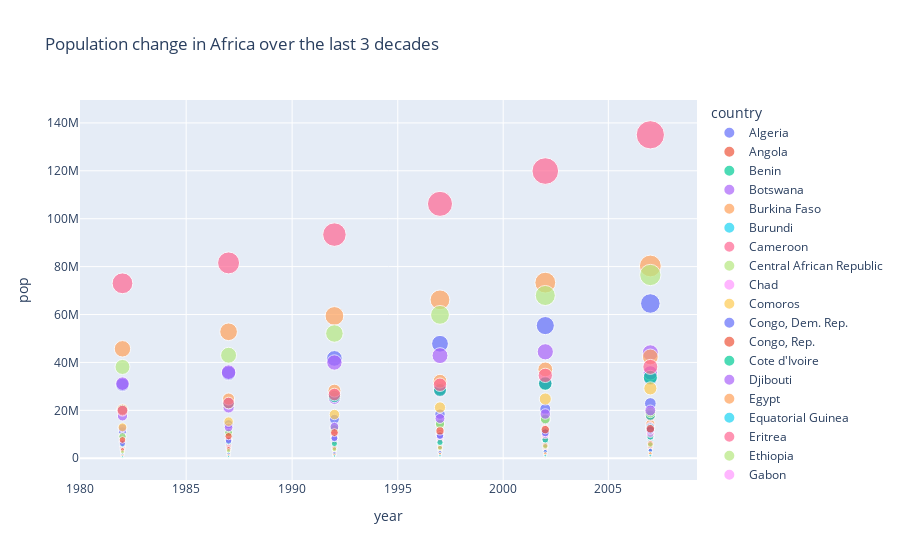

Source (notebook cell):
### Code cell
fig = px.scatter(africa_data_3decades, x="year", y="pop",
                 hover_name="country",size="pop", color="country",
                log_x=True,
                title = "Population change in Africa over the last 3 decades ")
fig.show()

### Figure 1 — Plotly figure (JSON) as saved in the notebook; plotly's stock layout.template omitted (floating-point values rounded to 4 significant figures)
{"data": [{"hovertemplate": "<b>%{hovertext}</b><br><br>country=Algeria<br>year=%{x}<br>pop=%{marker.size}<extra></extra>", "hovertext": ["Algeria", "Algeria", "Algeria", "Algeria", "Algeria", "Algeria"], "legendgroup": "Algeria", "marker": {"color": "#636efa", "size": [20033753, 23254956, 26298373, 29072015, 31287142, 33333216], "sizemode": "area", "sizeref": 337600.0, "symbol": "circle"}, "mode": "markers", "name": "Algeria", "orientation": "v", "showlegend": true, "type": "scatter", "x": [1982, 1987, 1992, 1997, 2002, 2007], "xaxis": "x", "y": [20033753, 23254956, 26298373, 29072015, 31287142, 33333216], "yaxis": "y"}, {"hovertemplate": "<b>%{hovertext}</b><br><br>country=Angola<br>year=%{x}<br>pop=%{marker.size}<extra></extra>", "hovertext": ["Angola", "Angola", "Angola", "Angola", "Angola", "Angola"], "legendgroup": "Angola", "marker": {"color": "#EF553B", "size": [7016384, 7874230, 8735988, 9875024, 10866106, 12420476], "sizemode": "area", "sizeref": 337600.0, "symbol": "circle"}, "mode": "markers", "name": "Angola", "orientation": "v", "showlegend": true, "type": "scatter", "x": [1982, 1987, 1992, 1997, 2002, 2007], "xaxis": "x", "y": [7016384, 7874230, 8735988, 9875024, 10866106, 12420476], "yaxis": "y"}, {"hovertemplate": "<b>%{hovertext}</b><br><br>country=Benin<br>year=%{x}<br>pop=%{marker.size}<extra></extra>", "hovertext": ["Benin", "Benin", "Benin", "Benin", "Benin", "Benin"], "legendgroup": "Benin", "marker": {"color": "#00cc96", "size": [3641603, 4243788, 4981671, 6066080, 7026113, 8078314], "sizemode": "area", "sizeref": 337600.0, "symbol": "circle"}, "mode": "markers", "name": "Benin", "orientation": "v", "showlegend": true, "type": "scatter", "x": [1982, 1987, 1992, 1997, 2002, 2007], "xaxis": "x", "y": [3641603, 4243788, 4981671, 6066080, 7026113, 8078314], "yaxis": "y"}, {"hovertemplate": "<b>%{hovertext}</b><br><br>country=Botswana<br>year=%{x}<br>pop=%{marker.size}<extra></extra>", "hovertext": ["Botswana", "Botswana", "Botswana", "Botswana", "Botswana", "Botswana"], "legendgroup": "Botswana", "marker": {"color": "#ab63fa", "size": [970347, 1151184, 1342614, 1536536, 1630347, 1639131], "sizemode": "area", "sizeref": 337600.0, "symbol": "circle"}, "mode": "markers", "name": "Botswana", "orientation": "v", "showlegend": true, "type": "scatter", "x": [1982, 1987, 1992, 1997, 2002, 2007], "xaxis": "x", "y": [970347, 1151184, 1342614, 1536536, 1630347, 1639131], "yaxis": "y"}, {"hovertemplate": "<b>%{hovertext}</b><br><br>country=Burkina Faso<br>year=%{x}<br>pop=%{marker.size}<extra></extra>", "hovertext": ["Burkina Faso", "Burkina Faso", "Burkina Faso", "Burkina Faso", "Burkina Faso", "Burkina Faso"], "legendgroup": "Burkina Faso", "marker": {"color": "#FFA15A", "size": [6634596, 7586551, 8878303, 10352843, 12251209, 14326203], "sizemode": "area", "sizeref": 337600.0, "symbol": "circle"}, "mode": "markers", "name": "Burkina Faso", "orientation": "v", "showlegend": true, "type": "scatter", "x": [1982, 1987, 1992, 1997, 2002, 2007], "xaxis": "x", "y": [6634596, 7586551, 8878303, 10352843, 12251209, 14326203], "yaxis": "y"}, {"hovertemplate": "<b>%{hovertext}</b><br><br>country=Burundi<br>year=%{x}<br>pop=%{marker.size}<extra></extra>", "hovertext": ["Burundi", "Burundi", "Burundi", "Burundi", "Burundi", "Burundi"], "legendgroup": "Burundi", "marker": {"color": "#19d3f3", "size": [4580410, 5126023, 5809236, 6121610, 7021078, 8390505], "sizemode": "area", "sizeref": 337600.0, "symbol": "circle"}, "mode": "markers", "name": "Burundi", "orientation": "v", "showlegend": true, "type": "scatter", "x": [1982, 1987, 1992, 1997, 2002, 2007], "xaxis": "x", "y": [4580410, 5126023, 5809236, 6121610, 7021078, 8390505], "yaxis": "y"}, {"hovertemplate": "<b>%{hovertext}</b><br><br>country=Cameroon<br>year=%{x}<br>pop=%{marker.size}<extra></extra>", "hovertext": ["Cameroon", "Cameroon", "Cameroon", "Cameroon", "Cameroon", "Cameroon"], "legendgroup": "Cameroon", "marker": {"color": "#FF6692", "size": [9250831, 10780667, 12467171, 14195809, 15929988, 17696293], "sizemode": "area", "sizeref": 337600.0, "symbol": "circle"}, "mode": "markers", "name": "Cameroon", "orientation": "v", "showlegend": true, "type": "scatter", "x": [1982, 1987, 1992, 1997, 2002, 2007], "xaxis": "x", "y": [9250831, 10780667, 12467171, 14195809, 15929988, 17696293], "yaxis": "y"}, {"hovertemplate": "<b>%{hovertext}</b><br><br>country=Central African Republic<br>year=%{x}<br>pop=%{marker.size}<extra></extra>", "hovertext": ["Central African Republic", "Central African Republic", "Central African Republic", "Central African Republic", "Central African Republic", "Central African Republic"], "legendgroup": "Central African Republic", "marker": {"color": "#B6E880", "size": [2476971, 2840009, 3265124, 3696513, 4048013, 4369038], "sizemode": "area", "sizeref": 337600.0, "symbol": "circle"}, "mode": "markers", "name": "Central African Republic", "orientation": "v", "showlegend": true, "type": "scatter", "x": [1982, 1987, 1992, 1997, 2002, 2007], "xaxis": "x", "y": [2476971, 2840009, 3265124, 3696513, 4048013, 4369038], "yaxis": "y"}, {"hovertemplate": "<b>%{hovertext}</b><br><br>country=Chad<br>year=%{x}<br>pop=%{marker.size}<extra></extra>", "hovertext": ["Chad", "Chad", "Chad", "Chad", "Chad", "Chad"], "legendgroup": "Chad", "marker": {"color": "#FF97FF", "size": [4875118, 5498955, 6429417, 7562011, 8835739, 10238807], "sizemode": "area", "sizeref": 337600.0, "symbol": "circle"}, "mode": "markers", "name": "Chad", "orientation": "v", "showlegend": true, "type": "scatter", "x": [1982, 1987, 1992, 1997, 2002, 2007], "xaxis": "x", "y": [4875118, 5498955, 6429417, 7562011, 8835739, 10238807], "yaxis": "y"}, {"hovertemplate": "<b>%{hovertext}</b><br><br>country=Comoros<br>year=%{x}<br>pop=%{marker.size}<extra></extra>", "hovertext": ["Comoros", "Comoros", "Comoros", "Comoros", "Comoros", "Comoros"], "legendgroup": "Comoros", "marker": {"color": "#FECB52", "size": [348643, 395114, 454429, 527982, 614382, 710960], "sizemode": "area", "sizeref": 337600.0, "symbol": "circle"}, "mode": "markers", "name": "Comoros", "orientation": "v", "showlegend": true, "type": "scatter", "x": [1982, 1987, 1992, 1997, 2002, 2007], "xaxis": "x", "y": [348643, 395114, 454429, 527982, 614382, 710960], "yaxis": "y"}, {"hovertemplate": "<b>%{hovertext}</b><br><br>country=Congo, Dem. Rep.<br>year=%{x}<br>pop=%{marker.size}<extra></extra>", "hovertext": ["Congo, Dem. Rep.", "Congo, Dem. Rep.", "Congo, Dem. Rep.", "Congo, Dem. Rep.", "Congo, Dem. Rep.", "Congo, Dem. Rep."], "legendgroup": "Congo, Dem. Rep.", "marker": {"color": "#636efa", "size": [30646495, 35481645, 41672143, 47798986, 55379852, 64606759], "sizemode": "area", "sizeref": 337600.0, "symbol": "circle"}, "mode": "markers", "name": "Congo, Dem. Rep.", "orientation": "v", "showlegend": true, "type": "scatter", "x": [1982, 1987, 1992, 1997, 2002, 2007], "xaxis": "x", "y": [30646495, 35481645, 41672143, 47798986, 55379852, 64606759], "yaxis": "y"}, {"hovertemplate": "<b>%{hovertext}</b><br><br>country=Congo, Rep.<br>year=%{x}<br>pop=%{marker.size}<extra></extra>", "hovertext": ["Congo, Rep.", "Congo, Rep.", "Congo, Rep.", "Congo, Rep.", "Congo, Rep.", "Congo, Rep."], "legendgroup": "Congo, Rep.", "marker": {"color": "#EF553B", "size": [1774735, 2064095, 2409073, 2800947, 3328795, 3800610], "sizemode": "area", "sizeref": 337600.0, "symbol": "circle"}, "mode": "markers", "name": "Congo, Rep.", "orientation": "v", "showlegend": true, "type": "scatter", "x": [1982, 1987, 1992, 1997, 2002, 2007], "xaxis": "x", "y": [1774735, 2064095, 2409073, 2800947, 3328795, 3800610], "yaxis": "y"}, {"hovertemplate": "<b>%{hovertext}</b><br><br>country=Cote d'Ivoire<br>year=%{x}<br>pop=%{marker.size}<extra></extra>", "hovertext": ["Cote d'Ivoire", "Cote d'Ivoire", "Cote d'Ivoire", "Cote d'Ivoire", "Cote d'Ivoire", "Cote d'Ivoire"], "legendgroup": "Cote d'Ivoire", "marker": {"color": "#00cc96", "size": [9025951, 10761098, 12772596, 14625967, 16252726, 18013409], "sizemode": "area", "sizeref": 337600.0, "symbol": "circle"}, "mode": "markers", "name": "Cote d'Ivoire", "orientation": "v", "showlegend": true, "type": "scatter", "x": [1982, 1987, 1992, 1997, 2002, 2007], "xaxis": "x", "y": [9025951, 10761098, 12772596, 14625967, 16252726, 18013409], "yaxis": "y"}, {"hovertemplate": "<b>%{hovertext}</b><br><br>country=Djibouti<br>year=%{x}<br>pop=%{marker.size}<extra></extra>", "hovertext": ["Djibouti", "Djibouti", "Djibouti", "Djibouti", "Djibouti", "Djibouti"], "legendgroup": "Djibouti", "marker": {"color": "#ab63fa", "size": [305991, 311025, 384156, 417908, 447416, 496374], "sizemode": "area", "sizeref": 337600.0, "symbol": "circle"}, "mode": "markers", "name": "Djibouti", "orientation": "v", "showlegend": true, "type": "scatter", "x": [1982, 1987, 1992, 1997, 2002, 2007], "xaxis": "x", "y": [305991, 311025, 384156, 417908, 447416, 496374], "yaxis": "y"}, {"hovertemplate": "<b>%{hovertext}</b><br><br>country=Egypt<br>year=%{x}<br>pop=%{marker.size}<extra></extra>", "hovertext": ["Egypt", "Egypt", "Egypt", "Egypt", "Egypt", "Egypt"], "legendgroup": "Egypt", "marker": {"color": "#FFA15A", "size": [45681811, 52799062, 59402198, 66134291, 73312559, 80264543], "sizemode": "area", "sizeref": 337600.0, "symbol": "circle"}, "mode": "markers", "name": "Egypt", "orientation": "v", "showlegend": true, "type": "scatter", "x": [1982, 1987, 1992, 1997, 2002, 2007], "xaxis": "x", "y": [45681811, 52799062, 59402198, 66134291, 73312559, 80264543], "yaxis": "y"}, {"hovertemplate": "<b>%{hovertext}</b><br><br>country=Equatorial Guinea<br>year=%{x}<br>pop=%{marker.size}<extra></extra>", "hovertext": ["Equatorial Guinea", "Equatorial Guinea", "Equatorial Guinea", "Equatorial Guinea", "Equatorial Guinea", "Equatorial Guinea"], "legendgroup": "Equatorial Guinea", "marker": {"color": "#19d3f3", "size": [285483, 341244, 387838, 439971, 495627, 551201], "sizemode": "area", "sizeref": 337600.0, "symbol": "circle"}, "mode": "markers", "name": "Equatorial Guinea", "orientation": "v", "showlegend": true, "type": "scatter", "x": [1982, 1987, 1992, 1997, 2002, 2007], "xaxis": "x", "y": [285483, 341244, 387838, 439971, 495627, 551201], "yaxis": "y"}, {"hovertemplate": "<b>%{hovertext}</b><br><br>country=Eritrea<br>year=%{x}<br>pop=%{marker.size}<extra></extra>", "hovertext": ["Eritrea", "Eritrea", "Eritrea", "Eritrea", "Eritrea", "Eritrea"], "legendgroup": "Eritrea", "marker": {"color": "#FF6692", "size": [2637297, 2915959, 3668440, 4058319, 4414865, 4906585], "sizemode": "area", "sizeref": 337600.0, "symbol": "circle"}, "mode": "markers", "name": "Eritrea", "orientation": "v", "showlegend": true, "type": "scatter", "x": [1982, 1987, 1992, 1997, 2002, 2007], "xaxis": "x", "y": [2637297, 2915959, 3668440, 4058319, 4414865, 4906585], "yaxis": "y"}, {"hovertemplate": "<b>%{hovertext}</b><br><br>country=Ethiopia<br>year=%{x}<br>pop=%{marker.size}<extra></extra>", "hovertext": ["Ethiopia", "Ethiopia", "Ethiopia", "Ethiopia", "Ethiopia", "Ethiopia"], "legendgroup": "Ethiopia", "marker": {"color": "#B6E880", "size": [38111756, 42999530, 52088559, 59861301, 67946797, 76511887], "sizemode": "area", "sizeref": 337600.0, "symbol": "circle"}, "mode": "markers", "name": "Ethiopia", "orientation": "v", "showlegend": true, "type": "scatter", "x": [1982, 1987, 1992, 1997, 2002, 2007], "xaxis": "x", "y": [38111756, 42999530, 52088559, 59861301, 67946797, 76511887], "yaxis": "y"}, {"hovertemplate": "<b>%{hovertext}</b><br><br>country=Gabon<br>year=%{x}<br>pop=%{marker.size}<extra></extra>", "hovertext": ["Gabon", "Gabon", "Gabon", "Gabon", "Gabon", "Gabon"], "legendgroup": "Gabon", "marker": {"color": "#FF97FF", "size": [753874, 880397, 985739, 1126189, 1299304, 1454867], "sizemode": "area", "sizeref": 337600.0, "symbol": "circle"}, "mode": "markers", "name": "Gabon", "orientation": "v", "showlegend": true, "type": "scatter", "x": [1982, 1987, 1992, 1997, 2002, 2007], "xaxis": "x", "y": [753874, 880397, 985739, 1126189, 1299304, 1454867], "yaxis": "y"}, {"hovertemplate": "<b>%{hovertext}</b><br><br>country=Gambia<br>year=%{x}<br>pop=%{marker.size}<extra></extra>", "hovertext": ["Gambia", "Gambia", "Gambia", "Gambia", "Gambia", "Gambia"], "legendgroup": "Gambia", "marker": {"color": "#FECB52", "size": [715523, 848406, 1025384, 1235767, 1457766, 1688359], "sizemode": "area", "sizeref": 337600.0, "symbol": "circle"}, "mode": "markers", "name": "Gambia", "orientation": "v", "showlegend": true, "type": "scatter", "x": [1982, 1987, 1992, 1997, 2002, 2007], "xaxis": "x", "y": [715523, 848406, 1025384, 1235767, 1457766, 1688359], "yaxis": "y"}, {"hovertemplate": "<b>%{hovertext}</b><br><br>country=Ghana<br>year=%{x}<br>pop=%{marker.size}<extra></extra>", "hovertext": ["Ghana", "Ghana", "Ghana", "Ghana", "Ghana", "Ghana"], "legendgroup": "Ghana", "marker": {"color": "#636efa", "size": [11400338, 14168101, 16278738, 18418288, 20550751, 22873338], "sizemode": "area", "sizeref": 337600.0, "symbol": "circle"}, "mode": "markers", "name": "Ghana", "orientation": "v", "showlegend": true, "type": "scatter", "x": [1982, 1987, 1992, 1997, 2002, 2007], "xaxis": "x", "y": [11400338, 14168101, 16278738, 18418288, 20550751, 22873338], "yaxis": "y"}, {"hovertemplate": "<b>%{hovertext}</b><br><br>country=Guinea<br>year=%{x}<br>pop=%{marker.size}<extra></extra>", "hovertext": ["Guinea", "Guinea", "Guinea", "Guinea", "Guinea", "Guinea"], "legendgroup": "Guinea", "marker": {"color": "#EF553B", "size": [4710497, 5650262, 6990574, 8048834, 8807818, 9947814], "sizemode": "area", "sizeref": 337600.0, "symbol": "circle"}, "mode": "markers", "name": "Guinea", "orientation": "v", "showlegend": true, "type": "scatter", "x": [1982, 1987, 1992, 1997, 2002, 2007], "xaxis": "x", "y": [4710497, 5650262, 6990574, 8048834, 8807818, 9947814], "yaxis": "y"}, {"hovertemplate": "<b>%{hovertext}</b><br><br>country=Guinea-Bissau<br>year=%{x}<br>pop=%{marker.size}<extra></extra>", "hovertext": ["Guinea-Bissau", "Guinea-Bissau", "Guinea-Bissau", "Guinea-Bissau", "Guinea-Bissau", "Guinea-Bissau"], "legendgroup": "Guinea-Bissau", "marker": {"color": "#00cc96", "size": [825987, 927524, 1050938, 1193708, 1332459, 1472041], "sizemode": "area", "sizeref": 337600.0, "symbol": "circle"}, "mode": "markers", "name": "Guinea-Bissau", "orientation": "v", "showlegend": true, "type": "scatter", "x": [1982, 1987, 1992, 1997, 2002, 2007], "xaxis": "x", "y": [825987, 927524, 1050938, 1193708, 1332459, 1472041], "yaxis": "y"}, {"hovertemplate": "<b>%{hovertext}</b><br><br>country=Kenya<br>year=%{x}<br>pop=%{marker.size}<extra></extra>", "hovertext": ["Kenya", "Kenya", "Kenya", "Kenya", "Kenya", "Kenya"], "legendgroup": "Kenya", "marker": {"color": "#ab63fa", "size": [17661452, 21198082, 25020539, 28263827, 31386842, 35610177], "sizemode": "area", "sizeref": 337600.0, "symbol": "circle"}, "mode": "markers", "name": "Kenya", "orientation": "v", "showlegend": true, "type": "scatter", "x": [1982, 1987, 1992, 1997, 2002, 2007], "xaxis": "x", "y": [17661452, 21198082, 25020539, 28263827, 31386842, 35610177], "yaxis": "y"}, {"hovertemplate": "<b>%{hovertext}</b><br><br>country=Lesotho<br>year=%{x}<br>pop=%{marker.size}<extra></extra>", "hovertext": ["Lesotho", "Lesotho", "Lesotho", "Lesotho", "Lesotho", "Lesotho"], "legendgroup": "Lesotho", "marker": {"color": "#FFA15A", "size": [1411807, 1599200, 1803195, 1982823, 2046772, 2012649], "sizemode": "area", "sizeref": 337600.0, "symbol": "circle"}, "mode": "markers", "name": "Lesotho", "orientation": "v", "showlegend": true, "type": "scatter", "x": [1982, 1987, 1992, 1997, 2002, 2007], "xaxis": "x", "y": [1411807, 1599200, 1803195, 1982823, 2046772, 2012649], "yaxis": "y"}, {"hovertemplate": "<b>%{hovertext}</b><br><br>country=Liberia<br>year=%{x}<br>pop=%{marker.size}<extra></extra>", "hovertext": ["Liberia", "Liberia", "Liberia", "Liberia", "Liberia", "Liberia"], "legendgroup": "Liberia", "marker": {"color": "#19d3f3", "size": [1956875, 2269414, 1912974, 2200725, 2814651, 3193942], "sizemode": "area", "sizeref": 337600.0, "symbol": "circle"}, "mode": "markers", "name": "Liberia", "orientation": "v", "showlegend": true, "type": "scatter", "x": [1982, 1987, 1992, 1997, 2002, 2007], "xaxis": "x", "y": [1956875, 2269414, 1912974, 2200725, 2814651, 3193942], "yaxis": "y"}, {"hovertemplate": "<b>%{hovertext}</b><br><br>country=Libya<br>year=%{x}<br>pop=%{marker.size}<extra></extra>", "hovertext": ["Libya", "Libya", "Libya", "Libya", "Libya", "Libya"], "legendgroup": "Libya", "marker": {"color": "#FF6692", "size": [3344074, 3799845, 4364501, 4759670, 5368585, 6036914], "sizemode": "area", "sizeref": 337600.0, "symbol": "circle"}, "mode": "markers", "name": "Libya", "orientation": "v", "showlegend": true, "type": "scatter", "x": [1982, 1987, 1992, 1997, 2002, 2007], "xaxis": "x", "y": [3344074, 3799845, 4364501, 4759670, 5368585, 6036914], "yaxis": "y"}, {"hovertemplate": "<b>%{hovertext}</b><br><br>country=Madagascar<br>year=%{x}<br>pop=%{marker.size}<extra></extra>", "hovertext": ["Madagascar", "Madagascar", "Madagascar", "Madagascar", "Madagascar", "Madagascar"], "legendgroup": "Madagascar", "marker": {"color": "#B6E880", "size": [9171477, 10568642, 12210395, 14165114, 16473477, 19167654], "sizemode": "area", "sizeref": 337600.0, "symbol": "circle"}, "mode": "markers", "name": "Madagascar", "orientation": "v", "showlegend": true, "type": "scatter", "x": [1982, 1987, 1992, 1997, 2002, 2007], "xaxis": "x", "y": [9171477, 10568642, 12210395, 14165114, 16473477, 19167654], "yaxis": "y"}, {"hovertemplate": "<b>%{hovertext}</b><br><br>country=Malawi<br>year=%{x}<br>pop=%{marker.size}<extra></extra>", "hovertext": ["Malawi", "Malawi", "Malawi", "Malawi", "Malawi", "Malawi"], "legendgroup": "Malawi", "marker": {"color": "#FF97FF", "size": [6502825, 7824747, 10014249, 10419991, 11824495, 13327079], "sizemode": "area", "sizeref": 337600.0, "symbol": "circle"}, "mode": "markers", "name": "Malawi", "orientation": "v", "showlegend": true, "type": "scatter", "x": [1982, 1987, 1992, 1997, 2002, 2007], "xaxis": "x", "y": [6502825, 7824747, 10014249, 10419991, 11824495, 13327079], "yaxis": "y"}, {"hovertemplate": "<b>%{hovertext}</b><br><br>country=Mali<br>year=%{x}<br>pop=%{marker.size}<extra></extra>", "hovertext": ["Mali", "Mali", "Mali", "Mali", "Mali", "Mali"], "legendgroup": "Mali", "marker": {"color": "#FECB52", "size": [6998256, 7634008, 8416215, 9384984, 10580176, 12031795], "sizemode": "area", "sizeref": 337600.0, "symbol": "circle"}, "mode": "markers", "name": "Mali", "orientation": "v", "showlegend": true, "type": "scatter", "x": [1982, 1987, 1992, 1997, 2002, 2007], "xaxis": "x", "y": [6998256, 7634008, 8416215, 9384984, 10580176, 12031795], "yaxis": "y"}, {"hovertemplate": "<b>%{hovertext}</b><br><br>country=Mauritania<br>year=%{x}<br>pop=%{marker.size}<extra></extra>", "hovertext": ["Mauritania", "Mauritania", "Mauritania", "Mauritania", "Mauritania", "Mauritania"], "legendgroup": "Mauritania", "marker": {"color": "#636efa", "size": [1622136, 1841240, 2119465, 2444741, 2828858, 3270065], "sizemode": "area", "sizeref": 337600.0, "symbol": "circle"}, "mode": "markers", "name": "Mauritania", "orientation": "v", "showlegend": true, "type": "scatter", "x": [1982, 1987, 1992, 1997, 2002, 2007], "xaxis": "x", "y": [1622136, 1841240, 2119465, 2444741, 2828858, 3270065], "yaxis": "y"}, {"hovertemplate": "<b>%{hovertext}</b><br><br>country=Mauritius<br>year=%{x}<br>pop=%{marker.size}<extra></extra>", "hovertext": ["Mauritius", "Mauritius", "Mauritius", "Mauritius", "Mauritius", "Mauritius"], "legendgroup": "Mauritius", "marker": {"color": "#EF553B", "size": [992040, 1042663, 1096202, 1149818, 1200206, 1250882], "sizemode": "area", "sizeref": 337600.0, "symbol": "circle"}, "mode": "markers", "name": "Mauritius", "orientation": "v", "showlegend": true, "type": "scatter", "x": [1982, 1987, 1992, 1997, 2002, 2007], "xaxis": "x", "y": [992040, 1042663, 1096202, 1149818, 1200206, 1250882], "yaxis": "y"}, {"hovertemplate": "<b>%{hovertext}</b><br><br>country=Morocco<br>year=%{x}<br>pop=%{marker.size}<extra></extra>", "hovertext": ["Morocco", "Morocco", "Morocco", "Morocco", "Morocco", "Morocco"], "legendgroup": "Morocco", "marker": {"color": "#00cc96", "size": [20198730, 22987397, 25798239, 28529501, 31167783, 33757175], "sizemode": "area", "sizeref": 337600.0, "symbol": "circle"}, "mode": "markers", "name": "Morocco", "orientation": "v", "showlegend": true, "type": "scatter", "x": [1982, 1987, 1992, 1997, 2002, 2007], "xaxis": "x", "y": [20198730, 22987397, 25798239, 28529501, 31167783, 33757175], "yaxis": "y"}, {"hovertemplate": "<b>%{hovertext}</b><br><br>country=Mozambique<br>year=%{x}<br>pop=%{marker.size}<extra></extra>", "hovertext": ["Mozambique", "Mozambique", "Mozambique", "Mozambique", "Mozambique", "Mozambique"], "legendgroup": "Mozambique", "marker": {"color": "#ab63fa", "size": [12587223, 12891952, 13160731, 16603334, 18473780, 19951656], "sizemode": "area", "sizeref": 337600.0, "symbol": "circle"}, "mode": "markers", "name": "Mozambique", "orientation": "v", "showlegend": true, "type": "scatter", "x": [1982, 1987, 1992, 1997, 2002, 2007], "xaxis": "x", "y": [12587223, 12891952, 13160731, 16603334, 18473780, 19951656], "yaxis": "y"}, {"hovertemplate": "<b>%{hovertext}</b><br><br>country=Namibia<br>year=%{x}<br>pop=%{marker.size}<extra></extra>", "hovertext": ["Namibia", "Namibia", "Namibia", "Namibia", "Namibia", "Namibia"], "legendgroup": "Namibia", "marker": {"color": "#FFA15A", "size": [1099010, 1278184, 1554253, 1774766, 1972153, 2055080], "sizemode": "area", "sizeref": 337600.0, "symbol": "circle"}, "mode": "markers", "name": "Namibia", "orientation": "v", "showlegend": true, "type": "scatter", "x": [1982, 1987, 1992, 1997, 2002, 2007], "xaxis": "x", "y": [1099010, 1278184, 1554253, 1774766, 1972153, 2055080], "yaxis": "y"}, {"hovertemplate": "<b>%{hovertext}</b><br><br>country=Niger<br>year=%{x}<br>pop=%{marker.size}<extra></extra>", "hovertext": ["Niger", "Niger", "Niger", "Niger", "Niger", "Niger"], "legendgroup": "Niger", "marker": {"color": "#19d3f3", "size": [6437188, 7332638, 8392818, 9666252, 11140655, 12894865], "sizemode": "area", "sizeref": 337600.0, "symbol": "circle"}, "mode": "markers", "name": "Niger", "orientation": "v", "showlegend": true, "type": "scatter", "x": [1982, 1987, 1992, 1997, 2002, 2007], "xaxis": "x", "y": [6437188, 7332638, 8392818, 9666252, 11140655, 12894865], "yaxis": "y"}, {"hovertemplate": "<b>%{hovertext}</b><br><br>country=Nigeria<br>year=%{x}<br>pop=%{marker.size}<extra></extra>", "hovertext": ["Nigeria", "Nigeria", "Nigeria", "Nigeria", "Nigeria", "Nigeria"], "legendgroup": "Nigeria", "marker": {"color": "#FF6692", "size": [73039376, 81551520, 93364244, 106207839, 119901274, 135031164], "sizemode": "area", "sizeref": 337600.0, "symbol": "circle"}, "mode": "markers", "name": "Nigeria", "orientation": "v", "showlegend": true, "type": "scatter", "x": [1982, 1987, 1992, 1997, 2002, 2007], "xaxis": "x", "y": [73039376, 81551520, 93364244, 106207839, 119901274, 135031164], "yaxis": "y"}, {"hovertemplate": "<b>%{hovertext}</b><br><br>country=Reunion<br>year=%{x}<br>pop=%{marker.size}<extra></extra>", "hovertext": ["Reunion", "Reunion", "Reunion", "Reunion", "Reunion", "Reunion"], "legendgroup": "Reunion", "marker": {"color": "#B6E880", "size": [517810, 562035, 622191, 684810, 743981, 798094], "sizemode": "area", "sizeref": 337600.0, "symbol": "circle"}, "mode": "markers", "name": "Reunion", "orientation": "v", "showlegend": true, "type": "scatter", "x": [1982, 1987, 1992, 1997, 2002, 2007], "xaxis": "x", "y": [517810, 562035, 622191, 684810, 743981, 798094], "yaxis": "y"}, {"hovertemplate": "<b>%{hovertext}</b><br><br>country=Rwanda<br>year=%{x}<br>pop=%{marker.size}<extra></extra>", "hovertext": ["Rwanda", "Rwanda", "Rwanda", "Rwanda", "Rwanda", "Rwanda"], "legendgroup": "Rwanda", "marker": {"color": "#FF97FF", "size": [5507565, 6349365, 7290203, 7212583, 7852401, 8860588], "sizemode": "area", "sizeref": 337600.0, "symbol": "circle"}, "mode": "markers", "name": "Rwanda", "orientation": "v", "showlegend": true, "type": "scatter", "x": [1982, 1987, 1992, 1997, 2002, 2007], "xaxis": "x", "y": [5507565, 6349365, 7290203, 7212583, 7852401, 8860588], "yaxis": "y"}, {"hovertemplate": "<b>%{hovertext}</b><br><br>country=Sao Tome and Principe<br>year=%{x}<br>pop=%{marker.size}<extra></extra>", "hovertext": ["Sao Tome and Principe", "Sao Tome and Principe", "Sao Tome and Principe", "Sao Tome and Principe", "Sao Tome and Principe", "Sao Tome and Principe"], "legendgroup": "Sao Tome and Principe", "marker": {"color": "#FECB52", "size": [98593, 110812, 125911, 145608, 170372, 199579], "sizemode": "area", "sizeref": 337600.0, "symbol": "circle"}, "mode": "markers", "name": "Sao Tome and Principe", "orientation": "v", "showlegend": true, "type": "scatter", "x": [1982, 1987, 1992, 1997, 2002, 2007], "xaxis": "x", "y": [98593, 110812, 125911, 145608, 170372, 199579], "yaxis": "y"}, {"hovertemplate": "<b>%{hovertext}</b><br><br>country=Senegal<br>year=%{x}<br>pop=%{marker.size}<extra></extra>", "hovertext": ["Senegal", "Senegal", "Senegal", "Senegal", "Senegal", "Senegal"], "legendgroup": "Senegal", "marker": {"color": "#636efa", "size": [6147783, 7171347, 8307920, 9535314, 10870037, 12267493], "sizemode": "area", "sizeref": 337600.0, "symbol": "circle"}, "mode": "markers", "name": "Senegal", "orientation": "v", "showlegend": true, "type": "scatter", "x": [1982, 1987, 1992, 1997, 2002, 2007], "xaxis": "x", "y": [6147783, 7171347, 8307920, 9535314, 10870037, 12267493], "yaxis": "y"}, {"hovertemplate": "<b>%{hovertext}</b><br><br>country=Sierra Leone<br>year=%{x}<br>pop=%{marker.size}<extra></extra>", "hovertext": ["Sierra Leone", "Sierra Leone", "Sierra Leone", "Sierra Leone", "Sierra Leone", "Sierra Leone"], "legendgroup": "Sierra Leone", "marker": {"color": "#EF553B", "size": [3464522, 3868905, 4260884, 4578212, 5359092, 6144562], "sizemode": "area", "sizeref": 337600.0, "symbol": "circle"}, "mode": "markers", "name": "Sierra Leone", "orientation": "v", "showlegend": true, "type": "scatter", "x": [1982, 1987, 1992, 1997, 2002, 2007], "xaxis": "x", "y": [3464522, 3868905, 4260884, 4578212, 5359092, 6144562], "yaxis": "y"}, {"hovertemplate": "<b>%{hovertext}</b><br><br>country=Somalia<br>year=%{x}<br>pop=%{marker.size}<extra></extra>", "hovertext": ["Somalia", "Somalia", "Somalia", "Somalia", "Somalia", "Somalia"], "legendgroup": "Somalia", "marker": {"color": "#00cc96", "size": [5828892, 6921858, 6099799, 6633514, 7753310, 9118773], "sizemode": "area", "sizeref": 337600.0, "symbol": "circle"}, "mode": "markers", "name": "Somalia", "orientation": "v", "showlegend": true, "type": "scatter", "x": [1982, 1987, 1992, 1997, 2002, 2007], "xaxis": "x", "y": [5828892, 6921858, 6099799, 6633514, 7753310, 9118773], "yaxis": "y"}, {"hovertemplate": "<b>%{hovertext}</b><br><br>country=South Africa<br>year=%{x}<br>pop=%{marker.size}<extra></extra>", "hovertext": ["South Africa", "South Africa", "South Africa", "South Africa", "South Africa", "South Africa"], "legendgroup": "South Africa", "marker": {"color": "#ab63fa", "size": [31140029, 35933379, 39964159, 42835005, 44433622, 43997828], "sizemode": "area", "sizeref": 337600.0, "symbol": "circle"}, "mode": "markers", "name": "South Africa", "orientation": "v", "showlegend": true, "type": "scatter", "x": [1982, 1987, 1992, 1997, 2002, 2007], "xaxis": "x", "y": [31140029, 35933379, 39964159, 42835005, 44433622, 43997828], "yaxis": "y"}, {"hovertemplate": "<b>%{hovertext}</b><br><br>country=Sudan<br>year=%{x}<br>pop=%{marker.size}<extra></extra>", "hovertext": ["Sudan", "Sudan", "Sudan", "Sudan", "Sudan", "Sudan"], "legendgroup": "Sudan", "marker": {"color": "#FFA15A", "size": [20367053, 24725960, 28227588, 32160729, 37090298, 42292929], "sizemode": "area", "sizeref": 337600.0, "symbol": "circle"}, "mode": "markers", "name": "Sudan", "orientation": "v", "showlegend": true, "type": "scatter", "x": [1982, 1987, 1992, 1997, 2002, 2007], "xaxis": "x", "y": [20367053, 24725960, 28227588, 32160729, 37090298, 42292929], "yaxis": "y"}, {"hovertemplate": "<b>%{hovertext}</b><br><br>country=Swaziland<br>year=%{x}<br>pop=%{marker.size}<extra></extra>", "hovertext": ["Swaziland", "Swaziland", "Swaziland", "Swaziland", "Swaziland", "Swaziland"], "legendgroup": "Swaziland", "marker": {"color": "#19d3f3", "size": [649901, 779348, 962344, 1054486, 1130269, 1133066], "sizemode": "area", "sizeref": 337600.0, "symbol": "circle"}, "mode": "markers", "name": "Swaziland", "orientation": "v", "showlegend": true, "type": "scatter", "x": [1982, 1987, 1992, 1997, 2002, 2007], "xaxis": "x", "y": [649901, 779348, 962344, 1054486, 1130269, 1133066], "yaxis": "y"}, {"hovertemplate": "<b>%{hovertext}</b><br><br>country=Tanzania<br>year=%{x}<br>pop=%{marker.size}<extra></extra>", "hovertext": ["Tanzania", "Tanzania", "Tanzania", "Tanzania", "Tanzania", "Tanzania"], "legendgroup": "Tanzania", "marker": {"color": "#FF6692", "size": [19844382, 23040630, 26605473, 30686889, 34593779, 38139640], "sizemode": "area", "sizeref": 337600.0, "symbol": "circle"}, "mode": "markers", "name": "Tanzania", "orientation": "v", "showlegend": true, "type": "scatter", "x": [1982, 1987, 1992, 1997, 2002, 2007], "xaxis": "x", "y": [19844382, 23040630, 26605473, 30686889, 34593779, 38139640], "yaxis": "y"}, {"hovertemplate": "<b>%{hovertext}</b><br><br>country=Togo<br>year=%{x}<br>pop=%{marker.size}<extra></extra>", "hovertext": ["Togo", "Togo", "Togo", "Togo", "Togo", "Togo"], "legendgroup": "Togo", "marker": {"color": "#B6E880", "size": [2644765, 3154264, 3747553, 4320890, 4977378, 5701579], "sizemode": "area", "sizeref": 337600.0, "symbol": "circle"}, "mode": "markers", "name": "Togo", "orientation": "v", "showlegend": true, "type": "scatter", "x": [1982, 1987, 1992, 1997, 2002, 2007], "xaxis": "x", "y": [2644765, 3154264, 3747553, 4320890, 4977378, 5701579], "yaxis": "y"}, {"hovertemplate": "<b>%{hovertext}</b><br><br>country=Tunisia<br>year=%{x}<br>pop=%{marker.size}<extra></extra>", "hovertext": ["Tunisia", "Tunisia", "Tunisia", "Tunisia", "Tunisia", "Tunisia"], "legendgroup": "Tunisia", "marker": {"color": "#FF97FF", "size": [6734098, 7724976, 8523077, 9231669, 9770575, 10276158], "sizemode": "area", "sizeref": 337600.0, "symbol": "circle"}, "mode": "markers", "name": "Tunisia", "orientation": "v", "showlegend": true, "type": "scatter", "x": [1982, 1987, 1992, 1997, 2002, 2007], "xaxis": "x", "y": [6734098, 7724976, 8523077, 9231669, 9770575, 10276158], "yaxis": "y"}, {"hovertemplate": "<b>%{hovertext}</b><br><br>country=Uganda<br>year=%{x}<br>pop=%{marker.size}<extra></extra>", "hovertext": ["Uganda", "Uganda", "Uganda", "Uganda", "Uganda", "Uganda"], "legendgroup": "Uganda", "marker": {"color": "#FECB52", "size": [12939400, 15283050, 18252190, 21210254, 24739869, 29170398], "sizemode": "area", "sizeref": 337600.0, "symbol": "circle"}, "mode": "markers", "name": "Uganda", "orientation": "v", "showlegend": true, "type": "scatter", "x": [1982, 1987, 1992, 1997, 2002, 2007], "xaxis": "x", "y": [12939400, 15283050, 18252190, 21210254, 24739869, 29170398], "yaxis": "y"}, {"hovertemplate": "<b>%{hovertext}</b><br><br>country=Zambia<br>year=%{x}<br>pop=%{marker.size}<extra></extra>", "hovertext": ["Zambia", "Zambia", "Zambia", "Zambia", "Zambia", "Zambia"], "legendgroup": "Zambia", "marker": {"color": "#636efa", "size": [6100407, 7272406, 8381163, 9417789, 10595811, 11746035], "sizemode": "area", "sizeref": 337600.0, "symbol": "circle"}, "mode": "markers", "name": "Zambia", "orientation": "v", "showlegend": true, "type": "scatter", "x": [1982, 1987, 1992, 1997, 2002, 2007], "xaxis": "x", "y": [6100407, 7272406, 8381163, 9417789, 10595811, 11746035], "yaxis": "y"}, {"hovertemplate": "<b>%{hovertext}</b><br><br>country=Zimbabwe<br>year=%{x}<br>pop=%{marker.size}<extra></extra>", "hovertext": ["Zimbabwe", "Zimbabwe", "Zimbabwe", "Zimbabwe", "Zimbabwe", "Zimbabwe"], "legendgroup": "Zimbabwe", "marker": {"color": "#EF553B", "size": [7636524, 9216418, 10704340, 11404948, 11926563, 12311143], "sizemode": "area", "sizeref": 337600.0, "symbol": "circle"}, "mode": "markers", "name": "Zimbabwe", "orientation": "v", "showlegend": true, "type": "scatter", "x": [1982, 1987, 1992, 1997, 2002, 2007], "xaxis": "x", "y": [7636524, 9216418, 10704340, 11404948, 11926563, 12311143], "yaxis": "y"}], "layout": {"legend": {"itemsizing": "constant", "title": {"text": "country"}, "tracegroupgap": 0}, "title": {"text": "Population change in Africa over the last 3 decades "}, "xaxis": {"anchor": "y", "domain": [0, 1], "title": {"text": "year"}, "type": "log"}, "yaxis": {"anchor": "x", "domain": [0, 1], "title": {"text": "pop"}}}}
